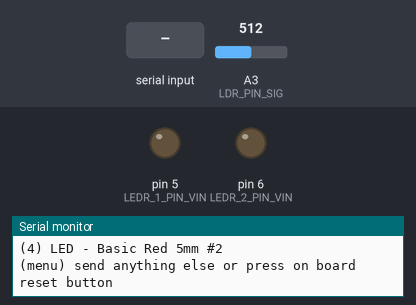
The sketch below on a simulated Arduino Uno, built with avr-gcc and run on an emulated ATmega328P. Parts: output pins drawn as LEDs (lit = HIGH), the last lines printed to the serial monitor. Inputs (shaded band) come from the test bench; at power-on: A3 (LDR_PIN_SIG) = 512.

Above: at 0.8 s.
0.9 s: "3" received over Serial
At 1.05 s:
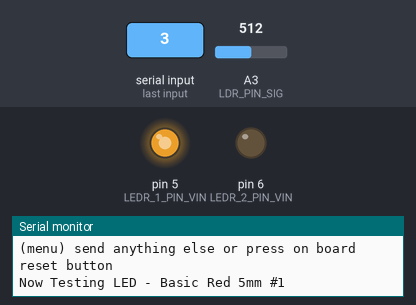
At 2.25 s:
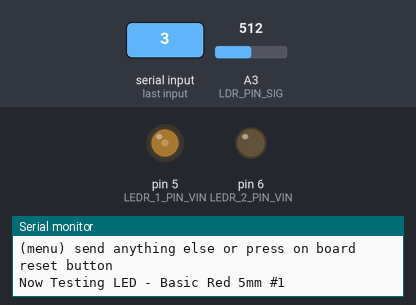
Timing chart, 0 to 9.9 s (numbered marks = the images above; inputs shaded):
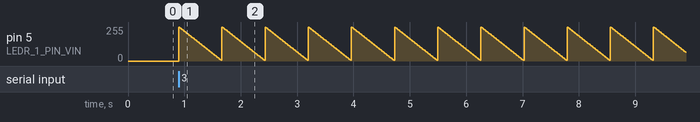

The sketch:

ECS327_LabProject_19332.ino
```cpp
// Include Libraries
#include "Arduino.h"
#include "LDR.h"
#include "LED.h"


// Pin Definitions
#define IROBJAVOID_PIN_OUT	2
#define LDR_PIN_SIG	A3
#define LEDR_1_PIN_VIN	5
#define LEDR_2_PIN_VIN	6


// Global variables and defines
#define THRESHOLD_ldr   100
int ldrAverageLight;
// object initialization
LDR ldr(LDR_PIN_SIG);
LED ledR_1(LEDR_1_PIN_VIN);
LED ledR_2(LEDR_2_PIN_VIN);


// define vars for testing menu
const int timeout = 10000;       //define timeout of 10 sec
char menuOption = 0;
long time0;

// Setup the essentials for your circuit to work. It runs first every time your circuit is powered with electricity.
void setup()
{
    // Setup Serial which is useful for debugging
    // Use the Serial Monitor to view printed messages
    Serial.begin(9600);
    while (!Serial) ; // wait for serial port to connect. Needed for native USB
    Serial.println("start");

    pinMode(IROBJAVOID_PIN_OUT, INPUT);
    ldrAverageLight = ldr.readAverage();
    menuOption = menu();

}

// Main logic of your circuit. It defines the interaction between the components you selected. After setup, it runs over and over again, in an eternal loop.
void loop()
{


    if(menuOption == '1') {
    // IR Obstacle Avoidance Sensor - Test Code
    //Read IR obstacle Sensor. irObjAvoidVar will be '1' if an Obstacle was detected
    //Use the onboard trimmer to set the distance of alert
    bool irObjAvoidVar = !digitalRead(IROBJAVOID_PIN_OUT);
    Serial.print(F("ObjAvoid: ")); Serial.println(irObjAvoidVar);

    }
    else if(menuOption == '2') {
    // LDR (Mini Photocell) - Test Code
    // Get current light reading, substract the ambient value to detect light changes
    int ldrSample = ldr.read();
    int ldrDiff = abs(ldrAverageLight - ldrSample);
    Serial.print(F("Light Diff: ")); Serial.println(ldrDiff);

    }
    else if(menuOption == '3') {
    // LED - Basic Red 5mm #1 - Test Code
    // The LED will turn on and fade till it is off
    for(int i=255 ; i> 0 ; i -= 5)
    {
    ledR_1.dim(i);                      // 1. Dim Led
    delay(15);                               // 2. waits 5 milliseconds (0.5 sec). Change the value in the brackets (500) for a longer or shorter delay in milliseconds.
    }
    ledR_1.off();                        // 3. turns off
    }
    else if(menuOption == '4') {
    // LED - Basic Red 5mm #2 - Test Code
    // The LED will turn on and fade till it is off
    for(int i=255 ; i> 0 ; i -= 5)
    {
    ledR_2.dim(i);                      // 1. Dim Led
    delay(15);                               // 2. waits 5 milliseconds (0.5 sec). Change the value in the brackets (500) for a longer or shorter delay in milliseconds.
    }
    ledR_2.off();                        // 3. turns off
    }

    if (millis() - time0 > timeout)
    {
        menuOption = menu();
    }

}


// Menu function for selecting the components to be tested
// Follow serial monitor for instructions
char menu()
{

    Serial.println(F("\nWhich component would you like to test?"));
    Serial.println(F("(1) IR Obstacle Avoidance Sensor"));
    Serial.println(F("(2) LDR (Mini Photocell)"));
    Serial.println(F("(3) LED - Basic Red 5mm #1"));
    Serial.println(F("(4) LED - Basic Red 5mm #2"));
    Serial.println(F("(menu) send anything else or press on board reset button\n"));
    while (!Serial.available());

    // Read data from serial monitor if received
    while (Serial.available())
    {
        char c = Serial.read();
        if (isAlphaNumeric(c))
        {

            if(c == '1')
    			Serial.println(F("Now Testing IR Obstacle Avoidance Sensor"));
    		else if(c == '2')
    			Serial.println(F("Now Testing LDR (Mini Photocell)"));
    		else if(c == '3')
    			Serial.println(F("Now Testing LED - Basic Red 5mm #1"));
    		else if(c == '4')
    			Serial.println(F("Now Testing LED - Basic Red 5mm #2"));
            else
            {
                Serial.println(F("illegal input!"));
                return 0;
            }
            time0 = millis();
            return c;
        }
    }
}
```

LDR.cpp
```cpp
#include "LDR.h"

/**
 * LDR constructor.<BR>
 * pin - requires analog pin on arduino board.
 */
LDR::LDR(int pin) : analogPin(pin) {}


/**
 * Reads sensor value.<BR>
 * Returns integer value (0 - 1023).
 */
int LDR::read()
{
	return analogRead(analogPin);
}


/**
 * Reads sensor value 'samples' times and averages them.<BR>
 * Returns the avarage integer value (0 - 1023).
 */
int LDR::readAverage(int samples)
{
	long sum = 0;
	for(int i=0;i<samples;i++)
	{
		sum += read();
		delay(2); //minimum delay for prevent sticky samples
	}
	return (int)(sum/samples);
}
```

LDR.h
```cpp
/** \addtogroup LDR
 *  @{
 */
#ifndef LDR_H
#define LDR_H

#include <Arduino.h>

class LDR
{
	public:
		LDR(int pin);
		int read();
		int readAverage(int samples = 10);

	private:
		const int analogPin;

};
#endif //LDR_H
/** @}*/
```

LED.cpp
```cpp
#include "LED.h"

LED::LED(const int pin) : Switchable(pin){

}
```

LED.h
```cpp
#ifndef RGBLED_H
#define RGBLED_H

#include "Switchable.h"

class LED : public Switchable
{
	public:
		LED(const int pin);
};

#endif //__LED_H
```

Switchable.cpp
```cpp
#include "Switchable.h"
#include <Arduino.h>

Switchable::Switchable(const int pin) : m_pin(pin)
{
    // Set pin as output
    pinMode(m_pin, OUTPUT);
    // Start state if off
	off();
}

//turn on:
void Switchable::on()
{
	digitalWrite(m_pin, 1); //high
	m_state = true;
}

//turn off:
void Switchable::off()
{
	digitalWrite(m_pin, 0); //low
	m_state = false;
}

void Switchable::toggle()
{
	digitalWrite(m_pin, !m_state); //low
	m_state = !m_state;
}

// dim pin
void Switchable::dim(int dimVal)
{
    analogWrite(m_pin, dimVal);
}

bool Switchable::getState()
{
    return m_state;
}

void Switchable::setState(bool state)
{
    digitalWrite(m_pin, state);
    m_state = state;
}
```

Switchable.h
```cpp
#ifndef _SWITCHABLE_H_
#define _SWITCHABLE_H_

//Base class for output that can be switched on/off via single digital pin:
class Switchable
{
	public:

		// Consturcutor accepts pin number for output
	    Switchable(const int pin);

		// Turn pin on
		void on();

	    // Turn pin off
		void off();

		// Toggle pin
		void toggle();

		// dim pin
		void dim(int dimVal);

		// Get current state
		bool getState();

		// Set state with bool variable
		void setState(bool state);

	private:

		const int m_pin; 	//output pin
		bool m_state;		//current state
};

#endif // _SWITCHABLE_H_
```

Measured:
- after the input at 0.9 s, pin 5 (LEDR_1_PIN_VIN): ramps from 255/255 to 5/255 and jumps back, once every 0.77 s
